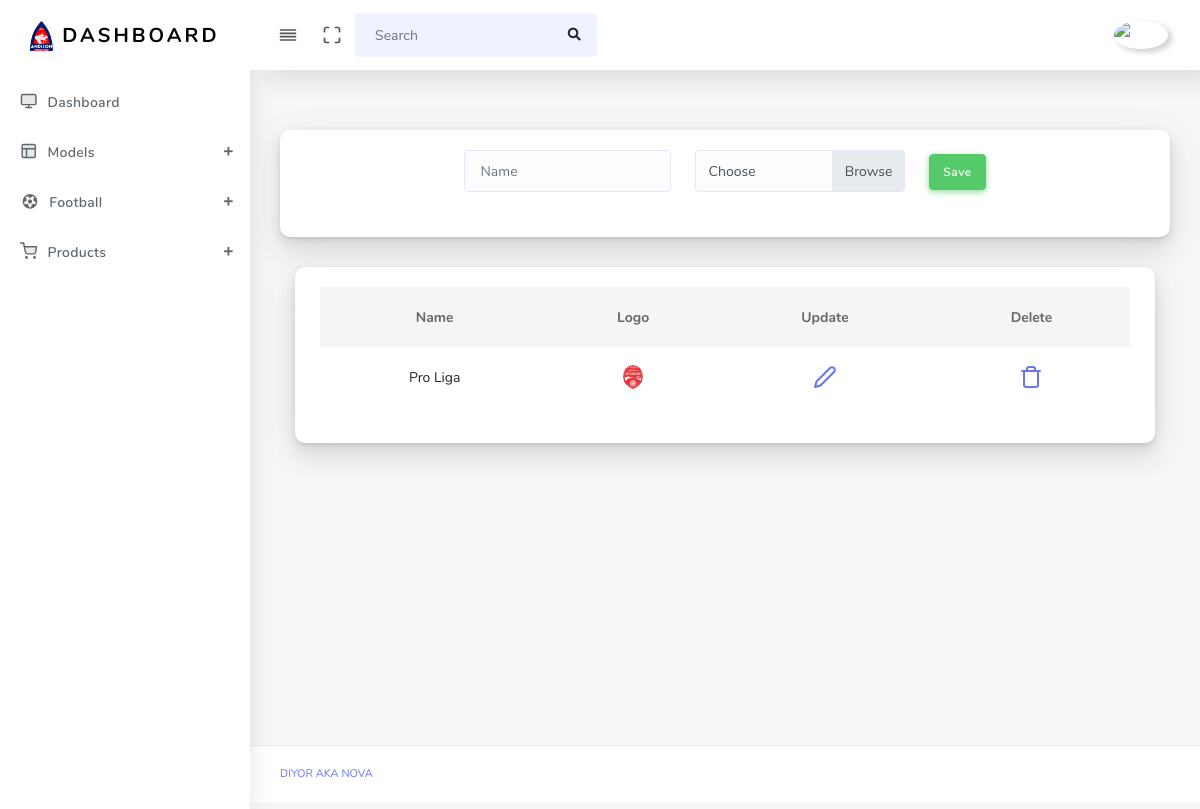
Page /league/ (signed in) on the committed database.
### main/models.py (models this page shows)
class League(models.Model):  # done
    name = models.CharField(max_length=210)
    logo = models.ImageField(upload_to='league/')

### main/views.py (the view)
# urls.py: path('league/', league_view, name='league'),
@login_required(login_url='login')
def league_view(request):
    context = {
        'league': League.objects.all()
    }
    if request.method == 'POST':
        name = request.POST.get('name')
        logo = request.FILES.get('logo')
        League.objects.create(name=name, logo=logo)
        return redirect('league')
    return render(request, 'league.html', context)

### templates/league.html (shortened to what this page needs)
{% extends 'base.html' %}
{% block content %}
<main class="main-content">
    <div class="section-body">
        <div class="row">
            <div class="col-lg-12">
                <div class="card">
                    <div class="card-body">
                        <form action="{% url 'league' %}" method="post" style="display:flex; justify-content: center;" enctype="multipart/form-data">
                            <div class="form-group mr-4">
                                <input type="text" name="name" placeholder="Name" class="form-control" required>
                            </div>
                            <div class="custom-file mr-4 col-3">
                                <label class="custom-file-label" for="customFile">Choose</label>
                            </div>
                            <div class="form-group mt-1">
                                <button class="btn btn-success">Save</button>
                            </div>
                        </form>
                    </div>
                </div>
            </div>
        </div>
    </div>
    <div class="col-12 col-md-12 col-lg-12">
        <div class="card">
            <div class="card-body">
                <table class="table table-hover" style="text-align: center">
                    <thead>
                        <tr>
                            <th scope="col">Name</th>
                            <th scope="col">Logo</th>
                            <th scope="col">Update</th>
                            <th scope="col">Delete</th>
                        </tr>
                    </thead>
                    <tbody>
                        {% for i in league %}
                            <tr>
                                <td>{{ i.name }}</td>
                                <td><a href="#"><img alt="{{ i.logo }}" src="{{ i.logo.url }}" class="rounded-circle" width="20" data-toggle="tooltip"></a></td>
                                <td><a href="{% url 'update-league' i.id %}"><i class="align-middle" data-feather="edit-2"></i></a></td>
                                <td><a href="{% url 'delete-league' i.id %}"><i class="align-middle" data-feather="trash"></i></a></td>
                            </tr>
                        {% endfor %}
                    </tbody>
                </table>
            </div>
        </div>
    </div>
</main>
{% endblock %}

### rows in the picture
League: name "Pro Liga", logo (picture)
